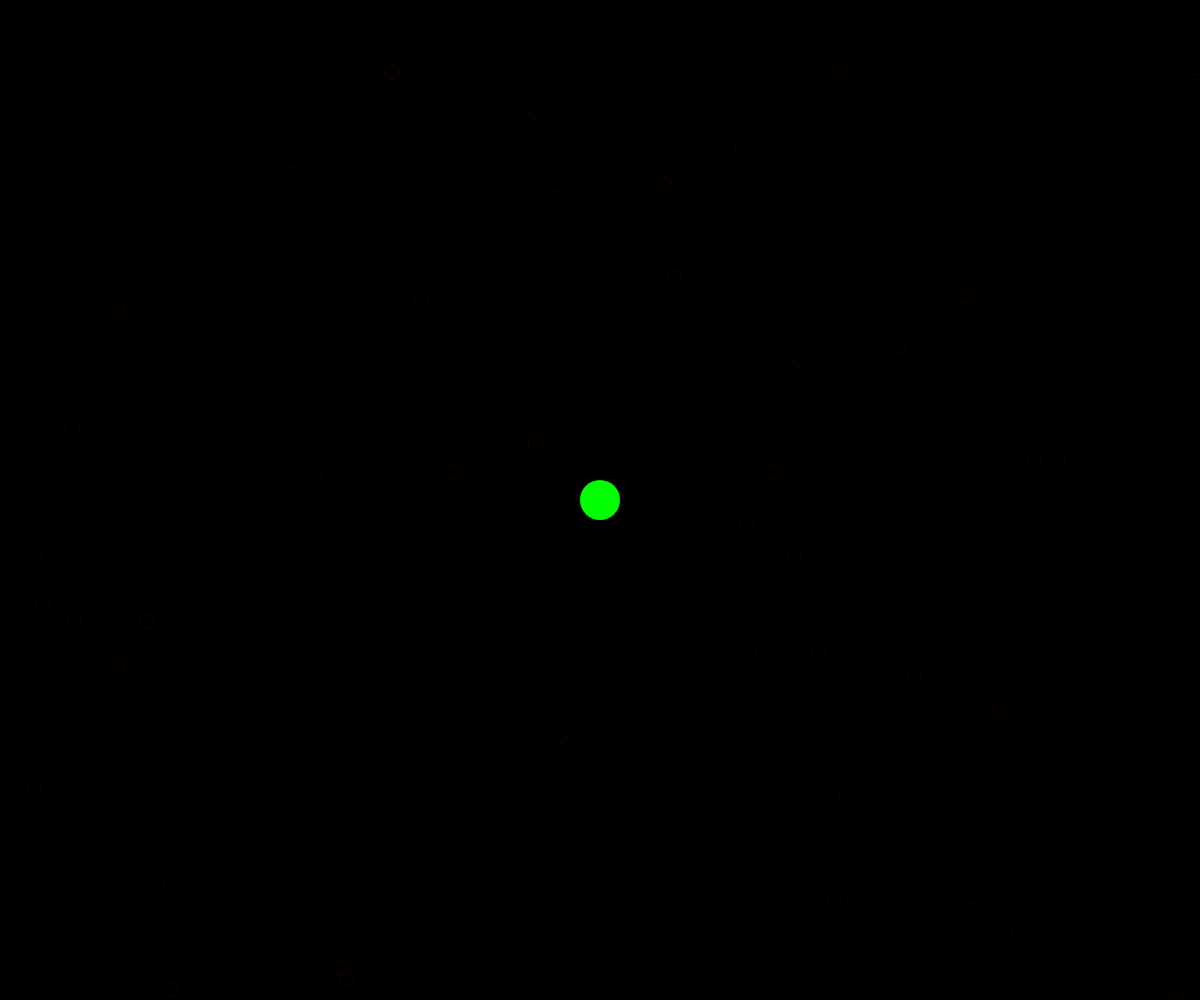
Frame 1 (no input)
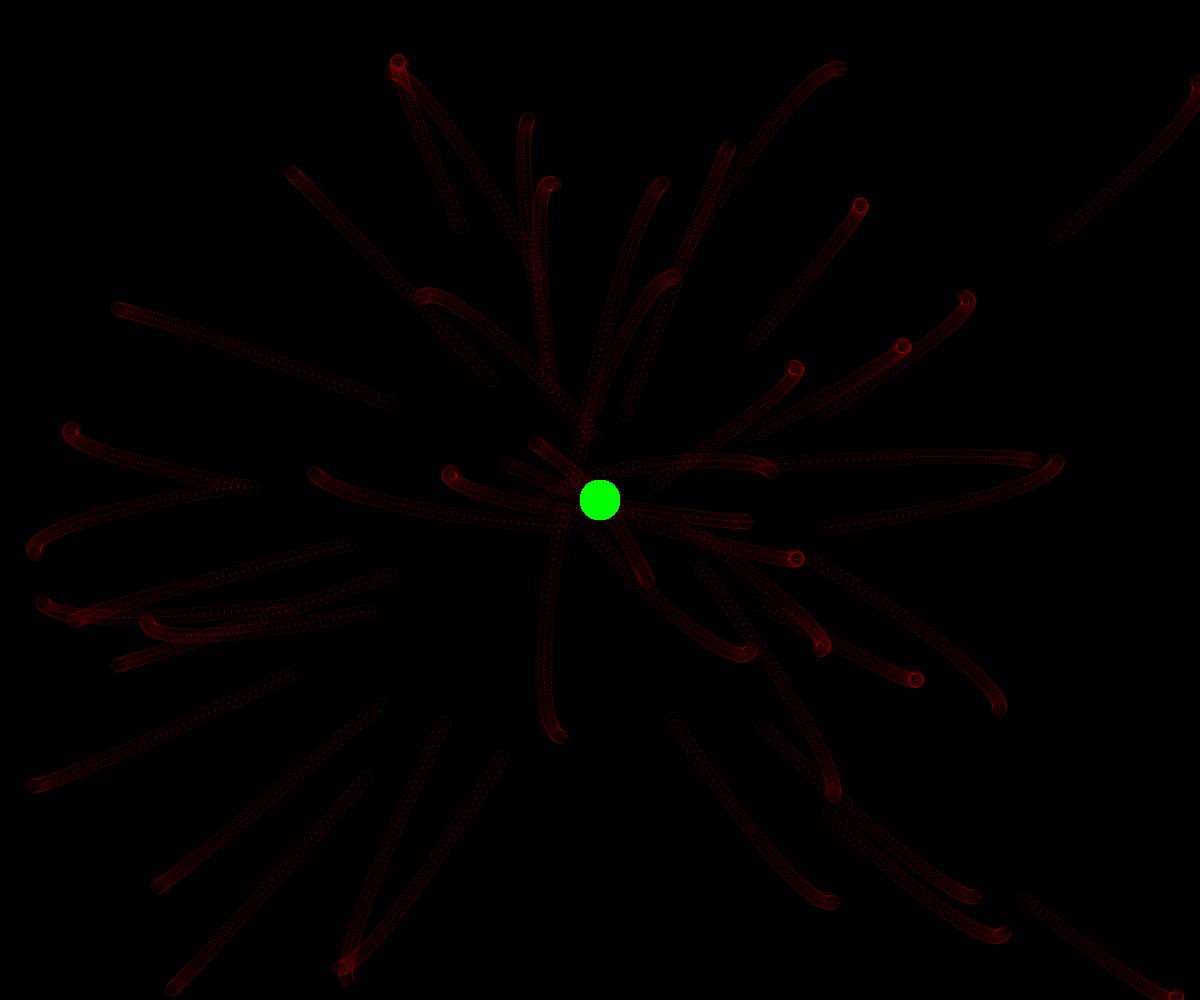
Frame 60 (no input)
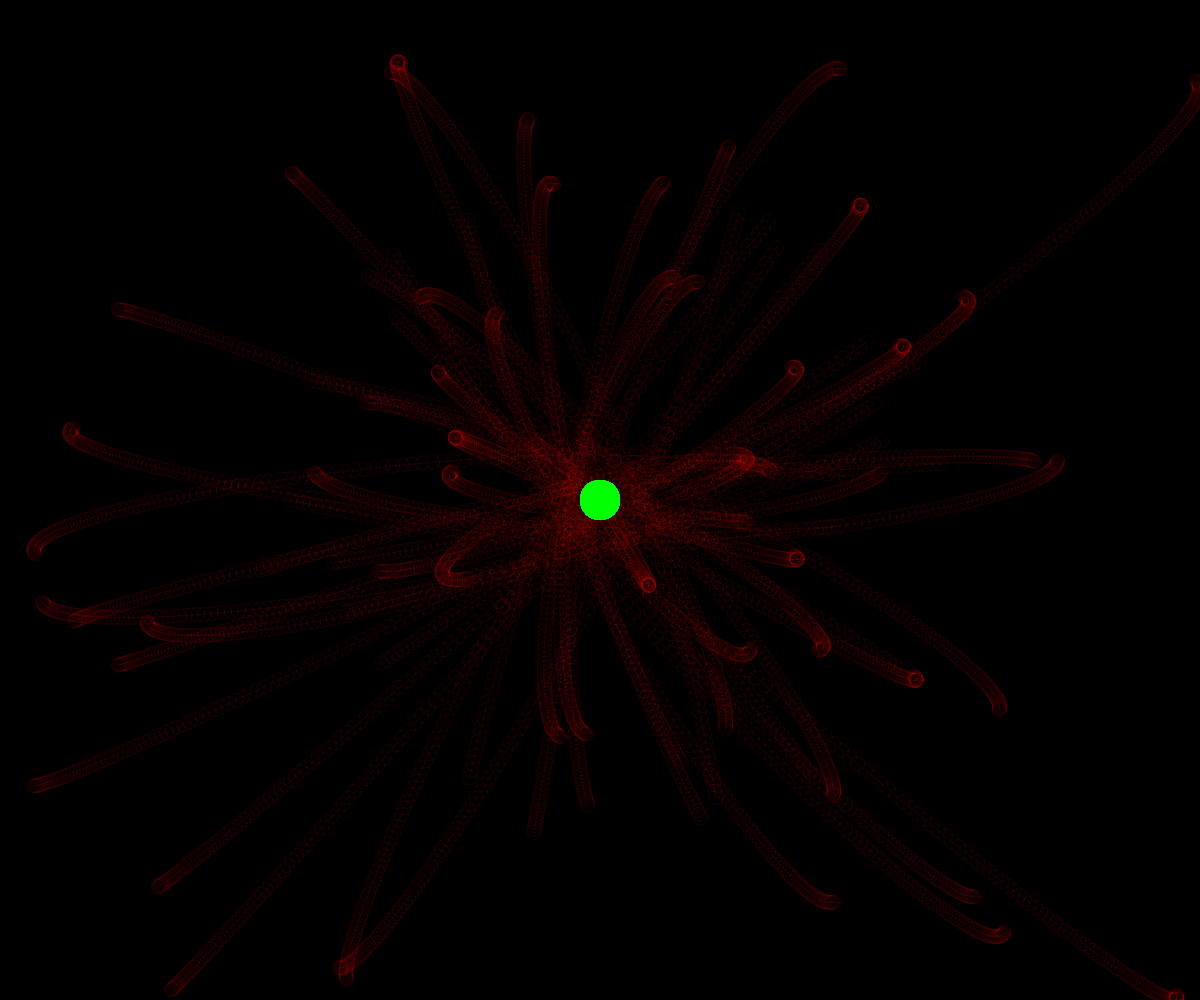
Frame 120 (the mouse pressed at the canvas centre since frame 60)

The p5.js sketch that drew these frames (run headless with seeded random() and noise() and a simulated clock; from frame 60 on, the mouse is pressed at the canvas centre):

// p5.js sketch
// ── sketch.js
let bodies = [];
let att;

function setup() {
  createCanvas(windowWidth, windowHeight, P2D);
  for (let i = 0; i < 45; i++) {
    bodies.push(new Body(2));
  }
  att = new Attractor(4);
  background(0);
}

function draw() {
  for (let b of bodies) {
    b.render();
    b.update();

    att.attract(b);
  }
  att.render();
}
// ── Attractor.js
class Attractor {
  constructor(m) {
    this.pos = createVector(width / 2, height / 2);
    this.mass = m;
    this.r = sqrt(this.mass) * 10;
    this.g = 100;
  }

  attract(b) {
    let f = p5.Vector.sub(this.pos, b.pos);
    let distSq = constrain(f.magSq(), this.g, 750);
    let strength = this.g * (this.mass, b.mass) / distSq;
    f.setMag(strength);
    b.applyForce(f);
  }

  render() {
    noStroke();
    fill(0, 255, 0);
    ellipse(this.pos.x, this.pos.y, this.r * 2);
  }
}
// ── Body.js
class Body {
  constructor(m) {
    this.pos = createVector(random(width), random(height));
    this.vel = p5.Vector.random2D();
    this.acc = createVector();
    this.mass = m;
    this.r = sqrt(this.mass) * 5;
    this.his = [];
  }

  applyForce(force) {
    let f = p5.Vector.div(force, this.mass);
    this.acc.add(f);
  }

  update() {
    this.vel.add(this.acc);
    this.pos.add(this.vel);
    this.acc.mult(0);
    let v = createVector(this.pos.x, this.pos.y);
    this.his.push(v);
    if (this.his.length > 2) {
      this.his.splice(0, 1);
    }
  }

  render() {
    stroke(255, 0, 0);
    strokeWeight(0.1);
    noFill();
    ellipse(this.pos.x, this.pos.y, this.r * 2);
    for (let i = 0; i < this.his.length; i++) {
      let pos = this.his[i];
      line(this.pos.x, this.pos.y, pos.x, pos.y);
    }
  }
}
